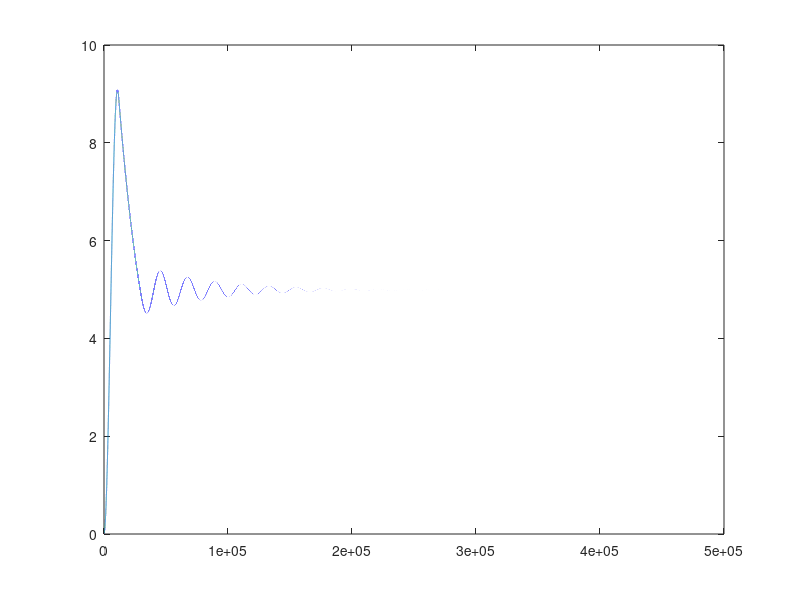

MATLAB code for this plot: (Note: this script raises an error after producing the figure.)

%% Buck_real %%

%close all
clear all

%parámetros de entrada:

n_bits_restric=12;  % Número de bits en las entradas y salidas
Admit_Rout=0.4;     % Admitancia de la Resistencia en la carga
Vg_value=12;        % Valor de Vg
dt=20e-9 ;          % diferencial de tiempo
L=0.000022 ;        % Inductuancia de la bobina en Henrios
C=0.000220;         % Capacitancia del condensador en Faradios
Vout_final= 5;      % Vout deseada        


%% inicializo variables: 
N_ciclos_M=2000;
N_ciclos_on_1=1;
N_ciclos_off_2=250;

N_ciclos_on_2=round(Vout_final*N_ciclos_off_2/Vg_value);
N_ciclos_off_1=N_ciclos_on_2+1;

i=1;
j=1;
il=0;
VoutAux=0;



%definimos Vg
% ------------------------------------------------
% Vg  Optimizado

Vg = Vg_value;  


%inicializamos Vout
Vout = 0 ; 
%inicializamos Vout_fb
Vout_fb = 0 ;

%dtl %
dtL=dt/L;

%dtC %
dtC=dt/C;


%% Fin de inicialización, inicio del bucle

for j=1:N_ciclos_M  % ciclos completos de reloj
for i=N_ciclos_on_1:N_ciclos_on_2  %mosfet on (parte de ciclo on)


% Vl Voltaje en la bobina dependiendo del Switch
Vl=(Vg-Vout_fb);
svLdtL=(Vl*dtL);
il=(il+svLdtL);
Iin=(il);  

%% Parte de abajo

ir=(Admit_Rout*Vout);
iL_fb=(il); 
iC=(iL_fb-ir);
siCdtC=(iC*dtC);
VoutAux=(VoutAux+siCdtC);

%%
Vout =(VoutAux);  
Vout_fb =(VoutAux); 

%% construir señales de salida.
VoutAux_senal(i,j)=VoutAux;
vl_senal(i,j)=Vl;
svLdtL_senal(i,j)=svLdtL;  
il_senal(i,j)=il;
iC_senal(i,j)=iC;
ir_senal(i,j)=ir;
siCdtC_senal(i,j)=siCdtC;
Vg_senal(i,j)=Vg;
Iin_senal(i,j)=Iin;

end

for i=N_ciclos_off_1:N_ciclos_off_2  %mosfet off (parte de ciclo off)

%Interruptor abierto

if il>0

    Vl=(-Vout_fb); 
    svLdtL=(Vl*dtL);
    il=(il+svLdtL);
    %

    Iin=0; % Diferente. igual que Iin pero valiendo 0
    %
    iL_fb=(il);   
    ir=(Admit_Rout*Vout);

    %
    iC=(iL_fb-ir); %No cambia
    
    %igual
    siCdtC=(iC*dtC);
    VoutAux=(VoutAux+siCdtC);
    Vout =(VoutAux);  
    Vout_fb =(VoutAux);


    
%% construir señales de salida.
VoutAux_senal(i,j)=VoutAux;
vl_senal(i,j)=Vl;
svLdtL_senal(i,j)=svLdtL; 
il_senal(i,j)=il;
iC_senal(i,j)=iC;
ir_senal(i,j)=ir;
siCdtC_senal(i,j)=siCdtC;
Vg_senal(i,j)=Vg;
Iin_senal(i,j)=Iin;

else 
    Vl=(0); %diferente
    svLdtL=(Vl*dtL);
    il=(il+svLdtL);
    Iin=(0); 
    iL_fb=(il);  
    ir=(Admit_Rout*Vout);

    iC=(-ir); % Detectada errata con respecto res_buck_completo_v0

    %igual
    siCdtC=(iC*dtC);
    VoutAux=(VoutAux+siCdtC);
    Vout =(VoutAux);  
    Vout_fb =(VoutAux);
    

%% construir señales de salida.
VoutAux_senal(i,j)=VoutAux;
vl_senal(i,j)=Vl;
svLdtL_senal(i,j)=svLdtL; 
il_senal(i,j)=il;
iC_senal(i,j)=iC;
ir_senal(i,j)=ir;
siCdtC_senal(i,j)=siCdtC;
Vg_senal(i,j)=Vg;
Iin_senal(i,j)=Iin;

end

% bucle para X ciclos de reloj con mosfet on y X ciclos con mosfet off.

end

end

%% Parte 2. Generación de señales real %%

VoutAux_real=reshape(VoutAux_senal,[],1); % convert matrix to column vector
Vl_real=reshape(vl_senal,[],1); % convert matrix to column vector
svLdtL_real=reshape(svLdtL_senal,[],1); % convert matrix to column vector
il_real=reshape(il_senal,[],1); % convert matrix to column vector
iC_real=reshape(iC_senal,[],1); % convert matrix to column vector
ir_real=reshape(ir_senal,[],1); % convert matrix to column vector
siCdtC_real=reshape(siCdtC_senal,[],1); % convert matrix to column vector
Vg_real=reshape(Vg_senal,[],1); % convert matrix to column vector
Iin_real=reshape(Iin_senal,[],1); % convert matrix to column vector


figure;
plot(VoutAux_real(:,1),'DisplayName','vout_senal(:,1)')


 %% Parte 3. Obtención automática de los valores en regimen permanente y transitório %%


 %ceil redondea hacia mas infinito, Floor hacia - infinito.

% Vg

Vg_max_trans=max_lejano_cero_trans(Vg_real);     % X
Vg_X= ceil(log2(Vg_max_trans))+1  ;

Vg_min_perm=mas_cercano_cero_perm(Vg_real,1000); % Y
Vg_Y= -(floor(log2(abs(Vg_min_perm))));

 
% vL

vL_max_trans=max_lejano_cero_trans(Vl_real)  ;   % X
vL_X= ceil(log2(vL_max_trans))+1  ; 

vL_min_perm=mas_cercano_cero_perm(Vl_real,1000); % Y
vL_Y= -(floor(log2(abs(vL_min_perm))));

    %vL_max_perm=mas_lejano_cero_perm(Vl_real,1000) % para los valores alternos
    %en permanente. No se utiliza por que no cruza por 0.

% svLdtL
%obtener max de svLdtL en transitorio.
 %svLdtL_max_trans= max(svLdtL_real);  % ----  
  svLdtL_max_trans=max_lejano_cero_trans(svLdtL_real);
  svLdtL_X= ceil(log2(svLdtL_max_trans))+1  ; 

 %obtener min de svLdtL en perm.
 % svLdtL_min_perm = min(svLdtL_real(length(svLdtL_real)-1000:length(svLdtL_real))); %HACER EN VALOR ABSOLUTO.
  svLdtL_min_perm=mas_cercano_cero_perm(svLdtL_real,1000);
  %svLdtL_max_perm=mas_lejano_cero_perm(svLdtL_real,1000) % para los valores alternos en permanente.
  svLdtL_Y= -(floor(log2(abs(svLdtL_min_perm))));


%il
il_max_trans=max_lejano_cero_trans(il_real)  ;   % X
il_X= ceil(log2(il_max_trans)) +1 ; 

il_min_perm=mas_cercano_cero_perm(il_real,1000); % Y
il_Y= -(floor(log2(abs(il_min_perm))));  %auqnue es triangular no cruza cero, se coge solo el valor mas pequeño.


%Iin
Iin_max_trans=max_lejano_cero_trans(Iin_real)  ;   % X
Iin_X= ceil(log2(Iin_max_trans))+1  ; 

%obtener max de Iin en perm.
Iin_max_perm=mas_lejano_cero_perm(Iin_real,1000);

Iin_min_perm=mas_cercano_cero_perm(Iin_real,1000); % Y

Iin_min_no_null=(5*(Iin_max_perm-Iin_min_perm)/100)/2; %al tener su minimo en cero he utilizado la regla cuando pasa por cero.

Iin_Y= -(floor(log2(abs(Iin_min_no_null)))); 


%iC
%obtener max de iC en transitorio.
iC_max_trans=max_lejano_cero_trans(iC_real)  ;   % X
iC_X= ceil(log2(iC_max_trans))+1  ; 

    % Como pasa por cero.
    %obtener max de iC en perm.
    iC_max_perm=mas_lejano_cero_perm(iC_real,1000);
    
    %obtener min de iC en perm.
    iC_min_perm=mas_cercano_cero_perm(iC_real,1000); % Y
    
    
    iC_min_no_null=(5*(iC_max_perm-iC_min_perm)/100)/2;

iC_Y= -(floor(log2(abs(iC_min_no_null))));


%ir
%obtener max de ir en transitorio.

ir_max_trans=max_lejano_cero_trans(ir_real)  ;   % X
ir_X= ceil(log2(ir_max_trans))+1  ; 

%obtener min de ir en permanente.
ir_min_perm=mas_cercano_cero_perm(ir_real,1000); % Y

ir_Y= -(floor(log2(abs(ir_min_perm))));

% ir_max_trans= max(ir_real);  % ----  

 %obtener max de siCdtC en transitorio.

siCdtC_max_trans=max_lejano_cero_trans(siCdtC_real)  ;   % X
siCdtC_X= ceil(log2(siCdtC_max_trans))+1  ; 

    % Como pasa por cero.
    %obtener max de siCdtC en perm.
    siCdtC_max_perm=mas_lejano_cero_perm(siCdtC_real,1000);
    
    %obtener min de siCdtC en perm.
    siCdtC_min_perm=mas_cercano_cero_perm(siCdtC_real,1000); % Y
    
    
    siCdtC_min_no_null=(5*(siCdtC_max_perm-siCdtC_min_perm)/100)/2;

siCdtC_Y= -(floor(log2(abs(siCdtC_min_no_null))));


 %ir
%obtener max de ir en transitorio.

VoutAux_max_trans=max_lejano_cero_trans(VoutAux_real)  ;   % X
VoutAux_X= ceil(log2(VoutAux_max_trans))+1  ; 

%obtener min de ir en permanente.
VoutAux_min_perm=mas_cercano_cero_perm(VoutAux_real,1000); % Y

VoutAux_Y= -(floor(log2(abs(VoutAux_min_perm))));

%crear señales dependientes.

% il_fb

il_fb_X=il_X;
il_fb_Y=il_Y;

% Vout_fb

Vout_fb_X=VoutAux_X;
Vout_fb_Y=VoutAux_Y;

% Vout

Vout_X=VoutAux_X;
Vout_Y=VoutAux_Y;

% Constantes
dtL_X= ceil(log2(dtL))  ; %ceil redondea hacia mas infinito, Floor hacia - infinito. No le pongo + 1 por se cte
dtL_Y= -(floor(log2(abs(dtL))));

dtC_X= ceil(log2(dtC))  ; %ceil redondea hacia mas infinito, Floor hacia - infinito. No le pongo + 1 por se cte
dtC_Y= -(floor(log2(abs(dtC))));



%% Agrupar
%% Accumulative

%igualo las Y
%n1v
siCdtC_Y;
VoutAux_Y;
if siCdtC_Y>VoutAux_Y
    VoutAux_Y=siCdtC_Y;
else
    siCdtC_Y=VoutAux_Y;
end

Y_Gr_n1v=siCdtC_Y;


%n1i
svLdtL_Y;
il_Y;
if svLdtL_Y>il_Y
    il_Y=svLdtL_Y;
else
    svLdtL_Y=il_Y;
end
Y_Gr_n1i=svLdtL_Y;





%% Non-accumulative
%n2v
Vg_Y;
Vout_fb_Y;
Vout_Y;
vL_Y;




G_n2v=[Vg_Y,Vout_fb_Y,Vout_Y,vL_Y];
Vg_Y=max(G_n2v);
Vout_fb_Y=max(G_n2v);
Vout_Y=max(G_n2v);
G_n2v;

Y_Gr_n2v=vL_Y;

%n2i

ir_Y;
il_fb_Y;
iC_Y;
Iin_Y;

G_n2i=[ir_Y,il_fb_Y,iC_Y,Iin_Y];
ir_Y=max(G_n2i);
il_fb_Y=max(G_n2i);
iC_Y=max(G_n2i);
Iin_Y=max(G_n2i);


Y_Gr_n2i=Iin_Y;



%% Constants

dtL_Y;
Y_Gr_n3L=dtL_Y;

dtC_Y;
Y_Gr_n3C=dtC_Y;

%% agrupar en 3
Vout_X;
il_X;


%comparar wl
%n1v y n1i
VoutAux_wl=VoutAux_X+VoutAux_Y+1; 
il_wl=il_X + il_Y +1;

if VoutAux_wl>il_wl
    n1i=VoutAux_wl-il_wl;
    il_Y=il_Y+n1i;
    svLdtL_Y=svLdtL_Y+n1i;
    n1v=0;
else
    n1v=il_wl-VoutAux_wl;
    %meter resto de resultados.
end

n1i;


%% En este grupo está la restricción de los bits. La entrada es Vg tiene que tener nº bits: (12)

%entrada Vg
n2v=n_bits_restric - Vg_X - Vg_Y;

Vg_Y_v2=Vg_Y+n2v;  %cambio para no sobrescribir
vL_Y_v2 =vL_Y+n2v;
Vout_fb_Y_v2=Vout_fb_Y+n2v;
Vout_Y_v2=Vout_Y+n2v;

%entrada Ir

n2i=n_bits_restric - ir_X - ir_Y;
ir_Y_v2=ir_Y+n2i;
il_fb_Y_v2=il_fb_Y+n2i;
iC_Y_v2=iC_Y+n2i;
Iin_Y_v2=Iin_Y+n2i;

%salida Iin. Ajuste de parte decimal de Iin para los 12 bits
Iin_X;
Iin_Y;

Iin_Y_v3 = n_bits_restric - Iin_X;

% salida Vout
Vout_Y_v3 = n_bits_restric - Vout_X;

%%  Comprobar wl de entradas, las del grupo n2v y n2i tener el mismo wl.
Vg_sfi=sfi(Vg,Vg_X+Vg_Y_v2,Vg_Y_v2);
Ir_sfi=sfi(ir,ir_X+ir_Y_v2,ir_Y_v2);

%salidas
Vout_sfi=sfi(Vout,Vout_X+Vout_Y_v3,Vout_Y_v3);
Iin_sfi=sfi(Iin,Iin_X+Iin_Y_v3,Iin_Y_v3);

%% Señales acumulativas. Igualar al peor caso. (realizado arriba)
VoutAux_sfi=sfi(VoutAux,VoutAux_X+VoutAux_Y+1,VoutAux_Y );
il_sfi=sfi(il,il_X+il_Y+1,il_Y );


%% añadir el n mas restrictivo a las ctes.
n1v;
n1i;
n2v;
n2i;

n_ctes=[n1v n1i n2v n2i];
n3L=max(n_ctes);
n3C=max(n_ctes);

dtL_sfi=sfi(dtL,dtL_X+dtL_Y+n3L,dtL_Y+n3L);  %sin bit para signo
dtC_sfi=sfi(dtC,dtC_X+dtC_Y+n3L,dtC_Y+n3C);  %sin bit para signo

dtL_Y_v2=dtL_Y+n3L;
dtC_Y_v2=dtC_Y+n3C;


%% mostrar resultados. Imprimir un fichero "number_bits.txt" con los resultados

salida.Non_accumulative.Vg_X=Vg_X;
salida.Non_accumulative.Vg_Y=Vg_Y_v2;

salida.Non_accumulative.vL_X=vL_X;
salida.Non_accumulative.vL_Y=vL_Y_v2;

salida.Accumulative.svLdtL_X=svLdtL_X;
salida.Accumulative.svLdtL_Y=svLdtL_Y;

salida.Accumulative.il_X=il_X;
salida.Accumulative.il_Y=il_Y;

salida.Non_accumulative.Iin_X=Iin_X;
salida.Non_accumulative.Iin_Y=Iin_Y_v3;

salida.Non_accumulative.il_fb_X=il_fb_X;
salida.Non_accumulative.il_fb_Y=il_fb_Y_v2;

salida.Non_accumulative.ir_X=ir_X;
salida.Non_accumulative.ir_Y=ir_Y_v2;

salida.Non_accumulative.iC_X=iC_X;
salida.Non_accumulative.iC_Y=iC_Y_v2;

salida.Accumulative.siCdtC_X=siCdtC_X;
salida.Accumulative.siCdtC_Y=siCdtC_Y;

salida.Accumulative.VoutAux_X=VoutAux_X;
salida.Accumulative.VoutAux_Y=VoutAux_Y;

salida.Non_accumulative.Vout_X=Vout_X;
salida.Non_accumulative.Vout_Y=Vout_Y_v3;

salida.Non_accumulative.Vout_fb_X=Vout_fb_X;
salida.Non_accumulative.Vout_fb_Y=Vout_fb_Y_v2;

salida.Constants.dtL_X=dtL_X;
salida.Constants.dtL_Y=dtL_Y_v2;

salida.Constants.dtC_X=dtC_X;
salida.Constants.dtC_Y=dtC_Y_v2;



text = jsonencode(salida,PrettyPrint=true);

fileID = fopen('number_bits.txt','w');
fprintf(fileID,'%s \n',text);
fclose(fileID);

%% funciones
function [resul]= mas_cercano_cero_perm (senal,n)
    a= max (senal(length(senal)-n:length(senal)));
    b= min(senal(length(senal)-n:length(senal)));
    aa=abs(a);
    bb=abs(b);
        if aa<bb
            resul=a;
        else
            resul=b;
        end
end


function [resul]= mas_lejano_cero_perm (senal,n)
    a= max (senal(length(senal)-n:length(senal)));
    b= min(senal(length(senal)-n:length(senal)));
    aa=abs(a);
    bb=abs(b);
        if aa>bb
            resul=a;
        else
            resul=b;
        end
end


function [resul]= max_lejano_cero_trans (senal)
    a= max (senal);
    b= min(senal);
    aa=abs(a);
    bb=abs(b);
        if aa>bb
            resul=a;
        else
            resul=b;
        end
end



